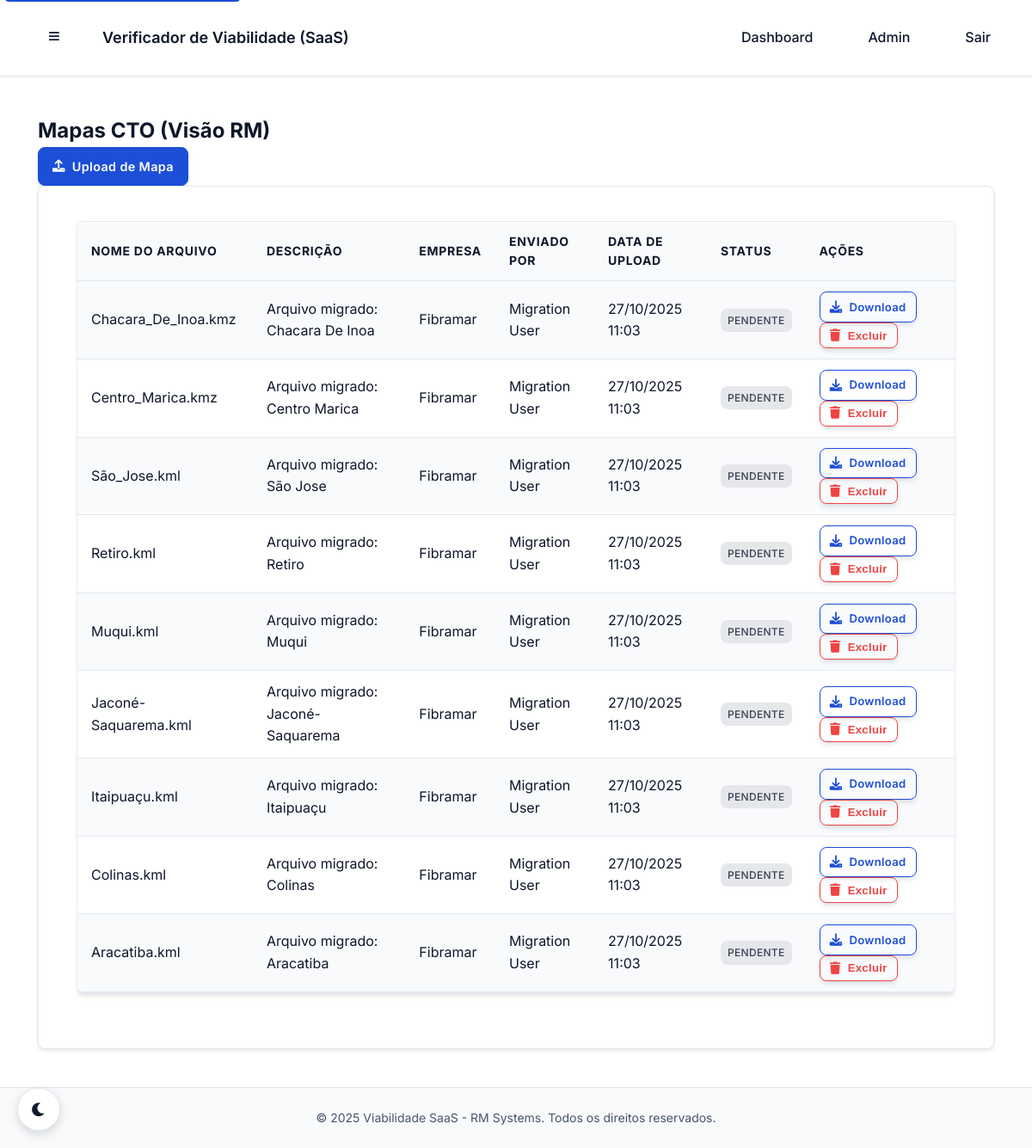
The app's page /rm/mapas/ (signed in) with its own data.
### core/models.py (models this page shows, shortened)
class CTOMapFile(models.Model):
    FILE_TYPES = [
        ('kml', 'KML'),
        ('kmz', 'KMZ'),
        ('csv', 'CSV'),
        ('xls', 'XLS'),
        ('xlsx', 'XLSX'),
    ]
    PROCESSING_STATUS = [
        ('pending', 'Pendente'),
        ('processing', 'Processando'),
        ('completed', 'Concluído'),
        ('failed', 'Falhou'),
    ]
    file = models.FileField(upload_to="cto_maps/", verbose_name="Arquivo")
    description = models.CharField(max_length=255, blank=True, verbose_name="Descrição")
    file_type = models.CharField(max_length=10, choices=FILE_TYPES, default='csv', verbose_name="Tipo de Arquivo")
    company = models.ForeignKey(
        Company,
        on_delete=models.CASCADE,
        related_name='cto_maps',
        verbose_name="Empresa"
    )
    uploaded_by = models.ForeignKey(
        CustomUser,
        on_delete=models.CASCADE,
        related_name='uploaded_maps',
        verbose_name="Enviado por"
    )
    uploaded_at = models.DateTimeField(auto_now_add=True, verbose_name="Enviado em")
    processing_status = models.CharField(
        max_length=20,
        choices=PROCESSING_STATUS,
        default='pending',
        verbose_name="Status de Processamento"
    )
    is_processed = models.BooleanField(default=False, verbose_name="Processado")
    processed_at = models.DateTimeField(null=True, blank=True, verbose_name="Processado em")
    analysis_id = models.CharField(max_length=100, blank=True, verbose_name="ID da Análise")
    viability_score = models.IntegerField(null=True, blank=True, verbose_name="Score de Viabilidade")
    processing_time = models.FloatField(null=True, blank=True, verbose_name="Tempo de Processamento (s)")
    analysis_results = models.JSONField(default=dict, blank=True, verbose_name="Resultados da Análise")
    issues_found = models.JSONField(default=list, blank=True, verbose_name="Problemas Encontrados")
    recommendations = models.JSONField(default=list, blank=True, verbose_name="Recomendações")
    file_size = models.BigIntegerField(null=True, blank=True, verbose_name="Tamanho do Arquivo (bytes)")
    coordinates_count = models.IntegerField(null=True, blank=True, verbose_name="Número de Coordenadas")
    updated_at = models.DateTimeField(auto_now=True, verbose_name="Atualizado em")
    class Meta:
        verbose_name = "Mapa CTO"
        verbose_name_plural = "Mapas CTO"
        ordering = ['-uploaded_at']
        indexes = [
            models.Index(fields=['company', 'processing_status']),
            models.Index(fields=['uploaded_by', 'uploaded_at']),
            models.Index(fields=['file_type', 'is_processed']),
        ]
    @property
    def file_name(self):
        return os.path.basename(self.file.name) if self.file else ""

class Company(models.Model):
    name = models.CharField(max_length=200, verbose_name="Nome da Empresa")
    slug = models.SlugField(max_length=200, unique=True, verbose_name="Slug", help_text="URL amigável para a empresa")
    cnpj = models.CharField(max_length=18, unique=True, verbose_name="CNPJ")
    email = models.EmailField(verbose_name="E-mail da Empresa")
    phone = models.CharField(max_length=20, blank=True, verbose_name="Telefone")
    address = models.TextField(blank=True, verbose_name="Endereço")
    is_active = models.BooleanField(default=True, verbose_name="Ativa")
    created_at = models.DateTimeField(auto_now_add=True, verbose_name="Criada em")
    updated_at = models.DateTimeField(auto_now=True, verbose_name="Atualizada em")
    class Meta:
        verbose_name = "Empresa"
        verbose_name_plural = "Empresas"
        ordering = ['name']

class CustomUser(AbstractUser):
    USER_ROLES = [
        ('RM', 'Administrador RM'),  # Você e o Bone
        ('COMPANY_ADMIN', 'Administrador da Empresa'),  # Admin da empresa cliente
        ('COMPANY_USER', 'Usuário da Empresa'),  # Usuário comum da empresa
    ]
    role = models.CharField(
        max_length=20,
        choices=USER_ROLES,
        default='COMPANY_USER',
        verbose_name="Função"
    )
    company = models.ForeignKey(
        Company,
        on_delete=models.CASCADE,
        null=True,
        blank=True,
        related_name='users',
        verbose_name="Empresa"
    )
    phone = models.CharField(max_length=20, blank=True, verbose_name="Telefone")
    created_at = models.DateTimeField(auto_now_add=True, verbose_name="Criado em")
    updated_at = models.DateTimeField(auto_now=True, verbose_name="Atualizado em")
    class Meta:
        verbose_name = "Usuário"
        verbose_name_plural = "Usuários"
    @property
    def is_rm_admin(self):
        return self.role == 'RM' or self.is_superuser
    @property
    def is_company_admin(self):
        return self.role == 'COMPANY_ADMIN'
    def get_full_name(self):
        if self.first_name and self.last_name:
            return f"{self.first_name} {self.last_name}"
        return self.username

### core/views.py (the view)
@login_required
@rm_admin_required
def rm_map_list(request):
    company_slug = request.GET.get('company')
    maps = CTOMapFile.objects.all().select_related('company', 'uploaded_by').order_by('-uploaded_at')
    if company_slug:
        maps = maps.filter(company__slug=company_slug)
    return render(request, 'rm/maps/list.html', {'maps': maps})

### core/permissions.py (called while the page is built)
def is_rm_admin(user):
    return user.is_authenticated and user.is_rm_admin

### templates/rm/maps/list.html (shortened to what this page needs)
{% extends 'base.html' %}
{% block content %}
<div class="container-fluid">
    <div class="row">
        <div class="col-12">
            <div class="d-flex justify-content-between align-items-center mb-4">
                <h2>Mapas CTO (Visão RM)</h2>
                <a href="{% url 'rm:map_by_company' %}" class="btn btn-primary">
                    <i class="fas fa-upload"></i> Upload de Mapa
                </a>
            </div>
            {% if maps %}
            <div class="card">
                <div class="card-body">
                    <div class="table-responsive">
                        <table class="table table-striped">
                            <thead>
                                <tr>
                                    <th>Nome do Arquivo</th>
                                    <th>Descrição</th>
                                    <th>Empresa</th>
                                    <th>Enviado por</th>
                                    <th>Data de Upload</th>
                                    <th>Status</th>
                                    <th>Ações</th>
                                </tr>
                            </thead>
                            <tbody>
                                {% for map in maps %}
                                <tr>
                                    <td>{{ map.file_name }}</td>
                                    <td>{{ map.description|default:"-" }}</td>
                                    <td>{{ map.company.name|default:"-" }}</td>
                                    <td>{{ map.uploaded_by.get_full_name|default:map.uploaded_by.username }}</td>
                                    <td>{{ map.uploaded_at|date:"d/m/Y H:i" }}</td>
                                    <td>
                                        <span class="badge {% if map.is_processed %}badge-success{% else %}badge-secondary{% endif %}">
                                            {% if map.is_processed %}Processado{% else %}Pendente{% endif %}
                                        </span>
                                    </td>
                                    <td>
                                        <a href="{% url 'rm:map_download' map.id %}" class="btn btn-sm btn-outline-primary">
                                            <i class="fas fa-download"></i> Download
                                        </a>
                                        <button type="button"
                                                class="btn btn-sm btn-outline-danger js-delete-map"
                                                data-map-id="{{ map.id }}">
                                            <i class="fas fa-trash"></i> Excluir
                                        </button>
                                    </td>
                                </tr>
                                {% endfor %}
                            </tbody>
                        </table>
                    </div>
                </div>
            </div>
            {% else %}
            <div class="alert alert-info">
                <i class="fas fa-info-circle"></i> Nenhum mapa CTO encontrado.
            </div>
            {% endif %}
        </div>
    </div>
</div>
{% endblock %}

### static/css/styles.css (style rules this page uses)
:root { --white-light: var(--rm-white); --white-std: var(--rm-gray-50); --white-dark: var(--rm-gray-200); --gray-light: var(--rm-gray-200); --gray: var(--rm-gray-600); --gray-dark: var(--rm-gray-900); --bg: var(--rm-gradient-secondary); --bg2: var(--rm-primary-50); --white: var(--rm-white); --card: var(--rm-card-bg); --text: var(--rm-text-primary); --muted: var(--rm-text-secondary); --border: var(--rm-border-primary); --primary: var(--rm-primary); --primary-hover: var(--rm-primary-dark); --primary-700: var(--rm-primary-dark); --success: var(--rm-success); --warning: var(--rm-warning); --error: var(--rm-error); --shadow: var(--rm-shadow); --shadow-lg: var(--rm-shadow-lg); }
* { box-sizing: border-box; margin: 0; padding: 0; }
html { font-size: 16px; line-height: 1.5; -webkit-text-size-adjust: 100%; -webkit-font-smoothing: antialiased; -moz-osx-font-smoothing: grayscale; }
body { font-family: 'Inter', -apple-system, BlinkMacSystemFont, 'Segoe UI', Roboto, 'Helvetica Neue', Arial, sans-serif; font-weight: 400; line-height: 1.6; color: var(--rm-text-primary); background: var(--rm-bg-primary); transition: all 0.2s cubic-bezier(0.4, 0, 0.2, 1); overflow-x: hidden; }
.card { background: var(--rm-card-bg); border: 1px solid var(--rm-card-border); border-radius: 16px; padding: 24px; margin-bottom: 24px; box-shadow: var(--rm-card-shadow); transition: all 0.2s cubic-bezier(0.4, 0, 0.2, 1); position: relative; overflow: hidden; }
.card::before { content: ''; position: absolute; top: 0; left: 0; right: 0; height: 3px; background: linear-gradient(90deg, var(--primary), var(--primary-hover)); opacity: 0; transition: opacity 0.3s ease; }
.btn { border: none; padding: 16px 24px; border-radius: 12px; cursor: pointer; font-weight: 600; font-size: 1rem; transition: all 0.2s cubic-bezier(0.4, 0, 0.2, 1); position: relative; overflow: hidden; text-transform: none; display: inline-flex; align-items: center; justify-content: center; gap: 0.5rem; user-select: none; box-shadow: 0 1px 3px rgba(0, 0, 0, 0.1); letter-spacing:0.025em; }
.btn-sm { padding:8px 12px; font-size:0.75rem; }
.table { width: 100%; border-collapse: collapse; background: var(--rm-bg-primary); border-radius: 12px; overflow: hidden; box-shadow: var(--rm-shadow); margin-bottom: 24px; }
.table th { background: var(--rm-bg-secondary); color: var(--rm-text-primary); font-weight: 600; padding: 16px; text-align: left; border-bottom: 2px solid var(--rm-border-primary); font-size: 0.875rem; text-transform: uppercase; letter-spacing: 0.05em; }
.table td { padding: 16px; border-bottom: 1px solid var(--rm-border-primary); color: var(--rm-text-secondary); vertical-align: middle; }
.table tbody tr { transition: all 0.2s ease; }
.badge { display: inline-flex; align-items: center; gap: 4px; padding: 4px 12px; font-size: 0.75rem; font-weight: 500; border-radius: 20px; text-transform: uppercase; letter-spacing: 0.025em; }
.badge-secondary { background: var(--gray); color: white; }

### static/css/dark-mode.css (style rules this page uses)
* { transition: background-color 0.3s ease, border-color 0.3s ease, color 0.3s ease, box-shadow 0.3s ease, fill 0.3s ease, stroke 0.3s ease; }
.btn { transition: all 0.3s ease; }
.table { background: var(--rm-card-bg); border: 1px solid var(--rm-card-border); color: var(--rm-text-primary); }
.table th { background: var(--rm-bg-secondary); color: var(--rm-text-primary); border-bottom: 1px solid var(--rm-border-primary); }
.table td { border-bottom: 1px solid var(--rm-border-primary); color: var(--rm-text-primary); }
.card { animation: fadeIn 0.3s ease-out; }

### static/css/global.css (style rules this page uses)
body { background-color: var(--rm-bg-primary); color: var(--rm-text-primary); transition: background-color 0.3s ease, color 0.3s ease; }

### templates/base.html (style rules this page uses)
.card, .upload-area { margin: 0 auto; }
.row { display: flex; flex-wrap: wrap; margin: 0 -15px; }
.row > [class*="col-"] { padding: 0 15px; box-sizing: border-box; }

### records on screen
CTOMapFile: file_name "Chacara_De_Inoa.kmz", description "Arquivo migrado: Chacara De Inoa", company.name "Fibramar", uploaded_by.get_full_name "Migration User", uploaded_at "27/10/2025 11:03", is_processed "PENDENTE"
CTOMapFile: file_name "Centro_Marica.kmz", description "Arquivo migrado: Centro Marica", company.name "Fibramar", uploaded_by.get_full_name "Migration User", uploaded_at "27/10/2025 11:03", is_processed "PENDENTE"
CTOMapFile: file_name "São_Jose.kml", description "Arquivo migrado: São Jose", company.name "Fibramar", uploaded_by.get_full_name "Migration User", uploaded_at "27/10/2025 11:03", is_processed "PENDENTE"
CTOMapFile: file_name "Retiro.kml", description "Arquivo migrado: Retiro", company.name "Fibramar", uploaded_by.get_full_name "Migration User", uploaded_at "27/10/2025 11:03", is_processed "PENDENTE"
CTOMapFile: file_name "Muqui.kml", description "Arquivo migrado: Muqui", company.name "Fibramar", uploaded_by.get_full_name "Migration User", uploaded_at "27/10/2025 11:03", is_processed "PENDENTE"
CTOMapFile: file_name "Jaconé-Saquarema.kml", description "Arquivo migrado: Jaconé-Saquarema", company.name "Fibramar", uploaded_by.get_full_name "Migration User", uploaded_at "27/10/2025 11:03", is_processed "PENDENTE"
CTOMapFile: file_name "Itaipuaçu.kml", description "Arquivo migrado: Itaipuaçu", company.name "Fibramar", uploaded_by.get_full_name "Migration User", uploaded_at "27/10/2025 11:03", is_processed "PENDENTE"
CTOMapFile: file_name "Colinas.kml", description "Arquivo migrado: Colinas", company.name "Fibramar", uploaded_by.get_full_name "Migration User", uploaded_at "27/10/2025 11:03", is_processed "PENDENTE"
CTOMapFile: file_name "Aracatiba.kml", description "Arquivo migrado: Aracatiba", company.name "Fibramar", uploaded_by.get_full_name "Migration User", uploaded_at "27/10/2025 11:03", is_processed "PENDENTE"
